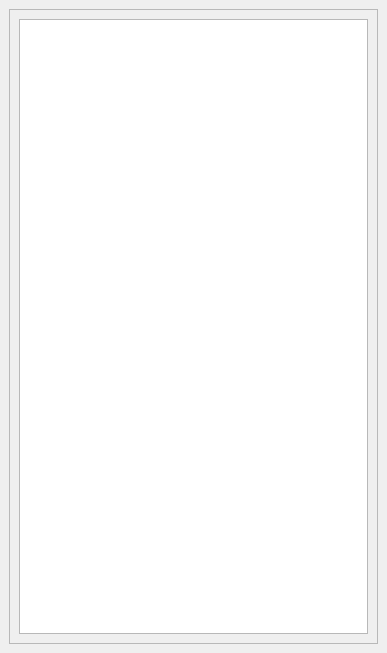
<?xml version="1.0" encoding="UTF-8"?>
<ui version="4.0">
 <class>NumberViewerWidget</class>
 <widget class="QMainWindow" name="NumberViewerWidget">
  <property name="geometry">
   <rect>
    <x>0</x>
    <y>0</y>
    <width>387</width>
    <height>653</height>
   </rect>
  </property>
  <property name="windowTitle">
   <string>MainWindow</string>
  </property>
  <widget class="QWidget" name="layout">
   <layout class="QVBoxLayout" name="verticalLayout">
    <item>
     <widget class="QScrollArea" name="scrollArea">
      <property name="widgetResizable">
       <bool>true</bool>
      </property>
      <widget class="QWidget" name="scrollAreaWidgetContents_2">
       <property name="geometry">
        <rect>
         <x>0</x>
         <y>0</y>
         <width>359</width>
         <height>625</height>
        </rect>
       </property>
       <layout class="QVBoxLayout" name="verticalLayout_2">
        <item>
         <widget class="QListWidget" name="listWidget"/>
        </item>
       </layout>
      </widget>
     </widget>
    </item>
   </layout>
  </widget>
 </widget>
 <resources/>
 <connections/>
</ui>
